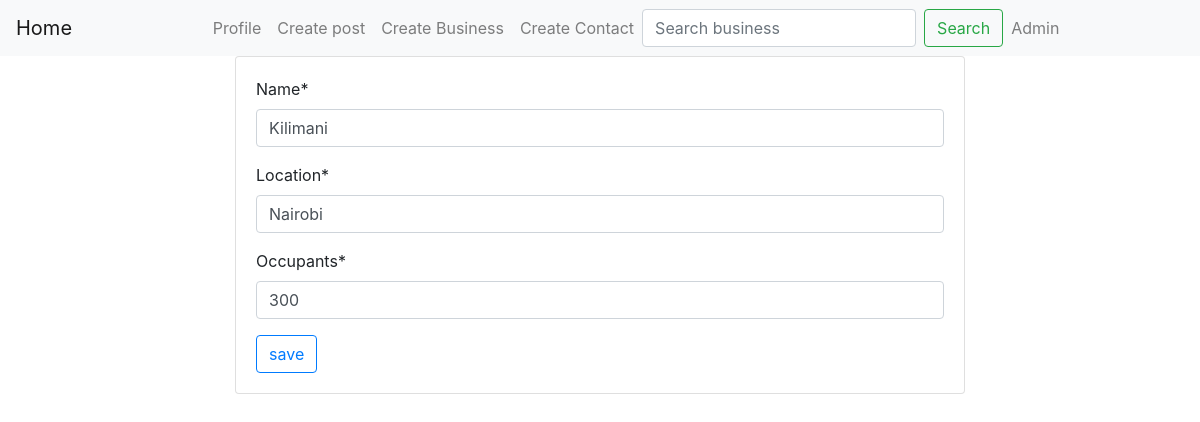
Screenshot of /update/hood/1/ (signed in) with the database file from the repository.
### users/models.py (models this page shows, shortened)
class Neighbourhood(models.Model):
    name = models.CharField(max_length=300)
    location = models.CharField(max_length=300)
    occupants = models.IntegerField()
    admin = models.ForeignKey(User, on_delete=models.CASCADE, null=True)

### posts/views.py (the view)
# urls.py: path('update/hood/<int:id>/', edit_neigbourhood, name='edit_neigbourhood'),
def edit_neigbourhood(request, id):
    hood = get_object_or_404(Neighbourhood, id = id)
    form = NeighbourhoodForm(request.POST or None, instance=hood)
    if form.is_valid():
        form.save()
        messages.success(request,"Neighbourhood was updated successfully")
        return redirect('home')
    context = {
        'hood':hood,
        'form':form,
    }
    return render(request, 'updatehood.html', context)

### users/forms.py
class NeighbourhoodForm(ModelForm):
    class Meta:
        model = Neighbourhood
        fields = ['name', 'location', 'occupants']

### templates/updatehood.html (shortened to what this page needs)
{% extends 'base.html' %}
{% load crispy_forms_tags %}
{% block content %}
<div class="container">
  <div class="row">
    <div class="col-md-2"></div>
    <div class="col-md-8">
      <div class="card">
        <div class="card-body">
          <form action="" method="post" enctype="multipart/form-data">
            {{form | crispy}}
            <button type="submit" class="btn btn-outline-primary">save</button>
        </form>
        </div>
      </div>
    </div>
    <div class="col-md-2"></div>
  </div>
</div>
{% endblock content %}

### rows the page displays
Neighbourhood: name "Kilimani", location "Nairobi", occupants "300"
